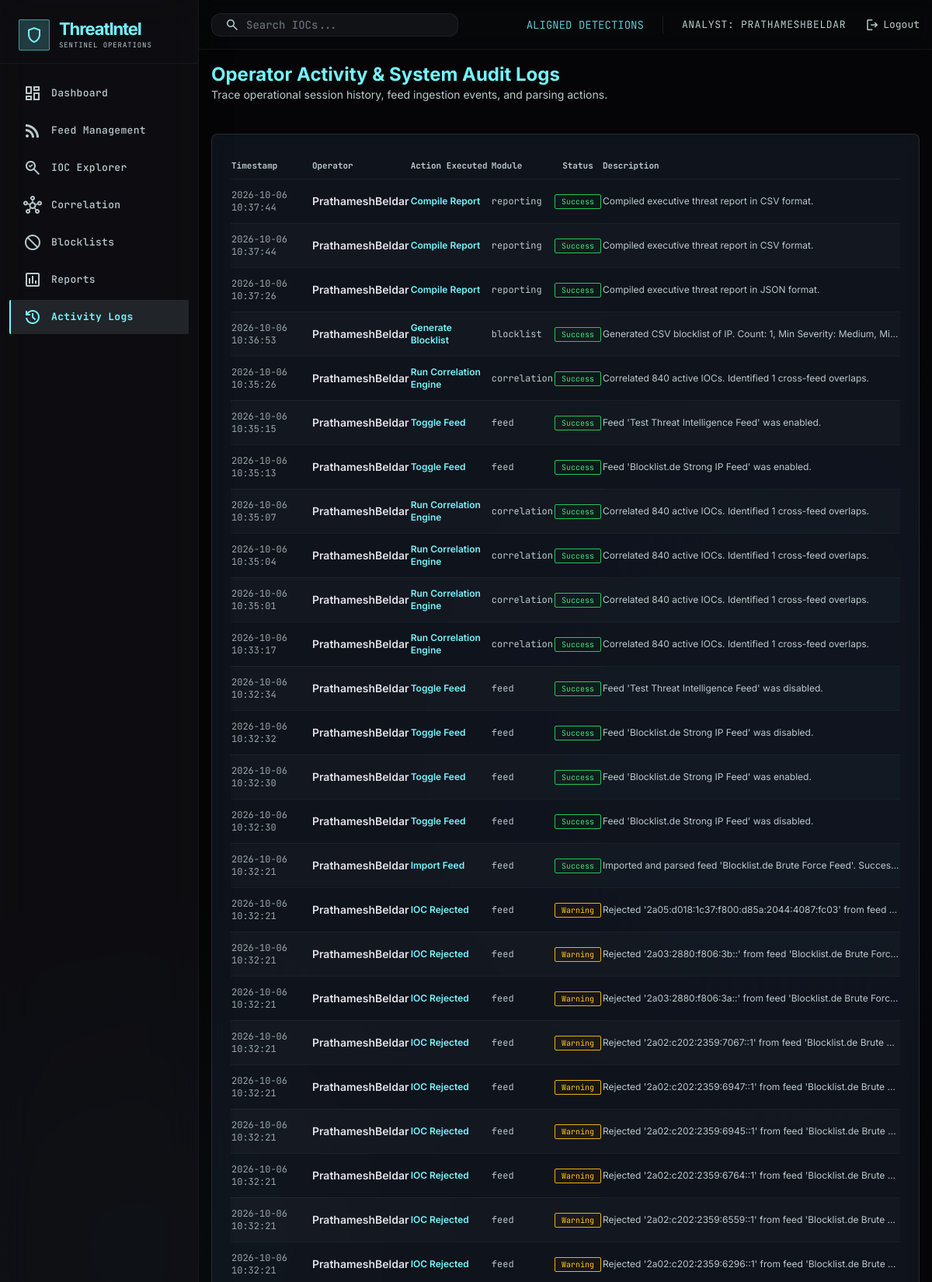
Page /logs/ (signed in, upper part) on the committed database.
### aggregator/models.py (models this page shows, shortened)
class ActivityLog(models.Model):
    STATUS_SUCCESS = "Success"
    STATUS_ERROR = "Error"
    STATUS_WARNING = "Warning"
    STATUS_INFO = "Info"
    STATUS_CHOICES = [
        (STATUS_SUCCESS, "Success"),
        (STATUS_ERROR, "Error"),
        (STATUS_WARNING, "Warning"),
        (STATUS_INFO, "Info"),
    ]
    user = models.ForeignKey(
        User,
        null=True,
        blank=True,
        on_delete=models.SET_NULL,
        related_name="activity_logs",
    )
    action = models.CharField(max_length=100)
    module = models.CharField(max_length=100)
    status = models.CharField(
        max_length=50,
        choices=STATUS_CHOICES,
    )
    description = models.TextField()
    timestamp = models.DateTimeField(
        auto_now_add=True,
        db_index=True,
    )
    class Meta:
        ordering = ["-timestamp"]

### aggregator/views.py (the view)
# urls.py: path('logs/', views.activity_logs_view, name='activity_logs'),
@login_required
def activity_logs_view(request):
    logs = ActivityLog.objects.select_related('user').order_by('-timestamp')
    paginator = Paginator(logs, 50)
    page_number = request.GET.get('page')
    page_obj = paginator.get_page(page_number)
    context = {
        'page_obj': page_obj,
        'page': 'activity_logs'
    }
    return render(request, 'aggregator/activity_logs.html', context)

### aggregator/templates/aggregator/activity_logs.html (shortened to what this page needs)
{% extends 'aggregator/base.html' %}
{% block content %}
<div class="mb-6">
    <h2 class="font-headline-lg text-2xl font-bold text-primary-fixed">Operator Activity & System Audit Logs</h2>
    <p class="text-sm text-on-surface-variant">Trace operational session history, feed ingestion events, and parsing actions.</p>
</div>
<div class="glass-panel p-6 rounded-xl overflow-x-auto mb-6">
    <table class="w-full text-left border-collapse">
        <thead>
            <tr class="font-label-caps text-[11px] text-on-surface-variant border-b border-outline-variant/30 pb-2">
                <th class="py-2">Timestamp</th>
                <th class="py-2">Operator</th>
                <th class="py-2">Action Executed</th>
                <th class="py-2">Module</th>
                <th class="py-2 text-center">Status</th>
                <th class="py-2">Description</th>
            </tr>
        </thead>
        <tbody>
            {% for log in page_obj %}
            <tr class="data-table-row text-sm">
                <td class="py-3 font-data-mono text-xs text-on-surface-variant/80">{{ log.timestamp|date:"Y-m-d H:i:s" }}</td>
                <td class="py-3 font-semibold text-on-surface">
                    {{ log.user.username|default:"System" }}
                </td>
                <td class="py-3 font-semibold text-primary-fixed text-xs">{{ log.action }}</td>
                <td class="py-3 font-data-mono text-xs text-on-surface-variant">{{ log.module }}</td>
                <td class="py-3 text-center">
                    <span class="px-2 py-0.5 rounded text-[10px] font-label-caps border
                        {% if log.status == 'Success' %}
                            border-green-500 text-green-400 bg-green-950/20
                        {% elif log.status == 'Warning' or log.status == 'Rejected' %}
                            border-yellow-500 text-yellow-400 bg-yellow-950/20
                        {% else %}
                            border-error text-error bg-error-container/20
                        {% endif %}">
                        {{ log.status }}
                    </span>
                </td>
                <td class="py-3 text-xs text-on-surface-variant max-w-sm truncate" title="{{ log.description }}">
                    {{ log.description }}
                </td>
            </tr>
            {% empty %}
            <tr>
                <td colspan="6" class="py-8 text-center text-on-surface-variant text-sm font-label-caps">No audit logs registered.</td>
            </tr>
            {% endfor %}
        </tbody>
    </table>
</div>
{% endblock %}

### aggregator/templates/aggregator/base.html (shortened to what this page needs)
<!DOCTYPE html>
<html class="dark" lang="en">
<head>
    <script src="https://cdn.tailwindcss.com?plugins=forms,container-queries"></script>
    <script id="tailwind-config">
        tailwind.config = {
            darkMode: "class",
            theme: {
                extend: {
                    "colors": {
                        "secondary-fixed-dim": "#adc6ff",
                        "primary-fixed": "#74f5ff",
                        "surface-container-lowest": "#0d0e13",
                        "on-surface": "#e3e1e9",
                        "outline-variant": "#3a494b",
                        "secondary": "#adc6ff",
                        "on-secondary-container": "#e6ecff",
                        "tertiary-fixed": "#e9ddff",
                        "secondary-fixed": "#d8e2ff",
                        "on-secondary-fixed": "#001a42",
                        "on-primary": "#00363a",
                        "on-error": "#690005",
                        "on-tertiary-fixed": "#23005c",
                        "on-secondary-fixed-variant": "#004395",
                        "tertiary-container": "#e2d4ff",
                        "on-secondary": "#002e6a",
                        "primary-container": "#00f2ff",
                        "on-primary-fixed-variant": "#004f54",
                        "on-tertiary-container": "#6f3cd8",
                        "surface": "#121318",
                        "error-container": "#93000a",
                        "inverse-primary": "#00696f",
                        "primary-fixed-dim": "#00dbe7",
                        "on-surface-variant": "#b9cacb",
                        "on-background": "#e3e1e9",
                        "on-tertiary": "#3c0091",
                        "error": "#ffb4ab",
                        "secondary-container": "#0566d9",
                        "on-primary-container": "#006a71",
                        "surface-bright": "#38393f",
                        "surface-container-highest": "#34343a",
                        "surface-variant": "#34343a",
                        "outline": "#849495",
                        "inverse-surface": "#e3e1e9",
                        "tertiary": "#fcf5ff",
                        "surface-dim": "#121318",
                        "tertiary-fixed-dim": "#d0bcff",
                        "surface-container": "#1e1f25",
                        "background": "#121318",
                        "surface-container-high": "#292a2f",
                        "on-primary-fixed": "#002022",
                        "on-tertiary-fixed-variant": "#5516be",
                        "surface-tint": "#00dbe7",
                        "on-error-container": "#ffdad6",
                        "inverse-on-surface": "#2f3036",
                        "surface-container-low": "#1a1b21",
                        "primary": "#e1fdff"
                    },
                    "borderRadius": {
                        "DEFAULT": "0.125rem",
                        "lg": "0.25rem",
                        "xl": "0.5rem",
                        "full": "0.75rem"
                    },
                    "spacing": {
                        "container-padding": "24px",
                        "unit": "4px",
                        "gutter": "16px",
                        "stack-sm": "8px",
                        "stack-md": "16px",
                        "stack-lg": "32px"
                    },
                    "fontFamily": {
                        "label-caps": ["JetBrains Mono"],
                        "data-mono": ["JetBrains Mono"],
                        "display-lg": ["Inter"],
                        "body-md": ["Inter"],
                        "headline-lg": ["Inter"],
                        "body-sm": ["Inter"],
                        "headline-md": ["Inter"],
                        "body-lg": ["Inter"]
                    },
                    "fontSize": {
                        "label-caps": ["12px", { "lineHeight": "16px", "letterSpacing": "0.05em", "fontWeight": "700" }],
                        "data-mono": ["14px", { "lineHeight": "20px", "fontWeight": "500" }],
                        "display-lg": ["48px", { "lineHeight": "56px", "letterSpacing": "-0.02em", "fontWeight": "700" }],
                        "body-md": ["16px", { "lineHeight": "24px", "fontWeight": "400" }],
                        "headline-lg": ["32px", { "lineHeight": "40px", "letterSpacing": "-0.01em", "fontWeight": "600" }],
                        "body-sm": ["14px", { "lineHeight": "20px", "fontWeight": "400" }],
                        "headline-md": ["24px", { "lineHeight": "32px", "fontWeight": "600" }],
                        "body-lg": ["18px", { "lineHeight": "28px", "fontWeight": "400" }]
                    }
                },
            },
        }
    </script>
</head>
<body class="text-on-surface font-body-md overflow-x-hidden pt-16 md:pl-64">
    <nav class="fixed top-0 right-0 left-0 md:left-64 flex justify-between items-center px-gutter h-16 z-40 bg-surface-container-lowest/30 backdrop-blur-md border-b border-outline-variant/20">
        <div class="flex items-center gap-4">
            <form action="{% url 'ioc_explorer' %}" method="GET" class="relative hidden sm:flex items-center bg-surface-container/50 rounded-full px-4 py-1 border border-outline-variant/30 focus-within:border-primary-fixed focus-within:shadow-[0_0_8px_rgba(116,245,255,0.2)] transition-all">
                <span class="material-symbols-outlined text-on-surface-variant text-[20px] mr-2">search</span>
                <input class="bg-transparent border-none text-data-mono font-data-mono text-on-surface focus:ring-0 placeholder:text-on-surface-variant/50 w-64 p-0" name="q" value="{{ query|default:'' }}" placeholder="Search IOCs..." type="text"/>
            </form>
        </div>
        <div class="flex items-center gap-6">
            <div class="flex items-center gap-4 text-on-surface-variant">
                <span class="text-sm font-label-caps text-primary-fixed/80">ALIGNED DETECTIONS</span>
            </div>
            <span class="font-label-caps text-[13px] text-on-surface-variant uppercase tracking-wider hidden md:inline">Analyst: {{ request.user.username }}</span>
<form
    action="{% url 'logout' %}"
    method="POST"
    class="inline"
>
    <button
        type="submit"
        class="flex items-center gap-1 text-on-surface-variant hover:text-error transition-colors"
        title="Logout"
    >
        <span class="material-symbols-outlined text-[20px]">
        </span>
        <span class="text-[13px] font-label-caps hidden sm:inline">
            Logout
        </span>
    </button>
</form>
        </div>
    </nav>
    <aside class="fixed left-0 top-0 h-full flex flex-col z-50 bg-surface-container-low/40 backdrop-blur-xl docked h-screen w-64 border-r border-outline-variant/20 shadow-2xl transition-all duration-300 ease-in-out hidden md:flex">
        <div class="p-6 pb-4 border-b border-outline-variant/20">
            <div class="flex items-center gap-3">
                <div class="h-10 w-10 rounded bg-primary-fixed/20 border border-primary-fixed/50 flex items-center justify-center">
                    <span class="material-symbols-outlined text-primary-fixed">shield</span>
                </div>
                <div>
                    <h1 class="font-display-lg text-[22px] font-bold text-primary-fixed tracking-tighter leading-tight">ThreatIntel</h1>
                    <p class="font-label-caps text-[9px] text-on-surface-variant uppercase tracking-widest">Sentinel Operations</p>
                </div>
            </div>
        </div>
        <div class="flex-1 overflow-y-auto py-4 flex flex-col gap-1 px-3">
            <a class="flex items-center gap-3 px-4 py-2.5 rounded text-on-surface-variant font-medium hover:bg-surface-container-highest/50 hover:text-primary-fixed transition-colors border-l-2 border-transparent {% if page == 'dashboard' %}side-nav-active{% endif %}" href="{% url 'dashboard' %}">
                <span class="material-symbols-outlined">dashboard</span>
                <span class="font-label-caps text-[13px] tracking-wide">Dashboard</span>
            </a>
            <a class="flex items-center gap-3 px-4 py-2.5 rounded text-on-surface-variant font-medium hover:bg-surface-container-highest/50 hover:text-primary-fixed transition-colors border-l-2 border-transparent {% if page == 'feed_management' %}side-nav-active{% endif %}" href="{% url 'feed_management' %}">
                <span class="material-symbols-outlined">rss_feed</span>
                <span class="font-label-caps text-[13px] tracking-wide">Feed Management</span>
            </a>
            <a class="flex items-center gap-3 px-4 py-2.5 rounded text-on-surface-variant font-medium hover:bg-surface-container-highest/50 hover:text-primary-fixed transition-colors border-l-2 border-transparent {% if page == 'ioc_explorer' %}side-nav-active{% endif %}" href="{% url 'ioc_explorer' %}">
                <span class="material-symbols-outlined">search_check</span>
                <span class="font-label-caps text-[13px] tracking-wide">IOC Explorer</span>
            </a>
            <a class="flex items-center gap-3 px-4 py-2.5 rounded text-on-surface-variant font-medium hover:bg-surface-container-highest/50 hover:text-primary-fixed transition-colors border-l-2 border-transparent {% if page == 'correlation' %}side-nav-active{% endif %}" href="{% url 'correlation' %}">
                <span class="material-symbols-outlined">hub</span>
                <span class="font-label-caps text-[13px] tracking-wide">Correlation</span>
            </a>
            <a class="flex items-center gap-3 px-4 py-2.5 rounded text-on-surface-variant font-medium hover:bg-surface-container-highest/50 hover:text-primary-fixed transition-colors border-l-2 border-transparent {% if page == 'blocklists' %}side-nav-active{% endif %}" href="{% url 'blocklists' %}">
                <span class="material-symbols-outlined">block</span>
                <span class="font-label-caps text-[13px] tracking-wide">Blocklists</span>
            </a>
            <a class="flex items-center gap-3 px-4 py-2.5 rounded text-on-surface-variant font-medium hover:bg-surface-container-highest/50 hover:text-primary-fixed transition-colors border-l-2 border-transparent {% if page == 'reports' %}side-nav-active{% endif %}" href="{% url 'reports' %}">
                <span class="material-symbols-outlined">assessment</span>
                <span class="font-label-caps text-[13px] tracking-wide">Reports</span>
            </a>
            <a class="flex items-center gap-3 px-4 py-2.5 rounded text-on-surface-variant font-medium hover:bg-surface-container-highest/50 hover:text-primary-fixed transition-colors border-l-2 border-transparent {% if page == 'activity_logs' %}side-nav-active{% endif %}" href="{% url 'activity_logs' %}">
                <span class="material-symbols-outlined">history</span>
                <span class="font-label-caps text-[13px] tracking-wide">Activity Logs</span>
            </a>
        </div>
    </aside>
    <main class="p-gutter min-h-[calc(100vh-4rem)] flex flex-col gap-stack-md">
        {% block content %}{% endblock %}
    </main>
</body>
</html>

### aggregator/templates/aggregator/base.html (style rules this page uses)
body { background-color: #050507; background-image: radial-gradient(circle at 15% 50%, rgba(116, 245, 255, 0.03), transparent 25%), radial-gradient(circle at 85% 30%, rgba(5, 102, 217, 0.03), transparent 25%); background-attachment: fixed; }
.glass-panel { background: rgba(30, 41, 59, 0.4); backdrop-filter: blur(12px); -webkit-backdrop-filter: blur(12px); border: 1px solid rgba(255, 255, 255, 0.1); }
.data-table-row { border-bottom: 1px solid rgba(255, 255, 255, 0.05); }
.data-table-row:nth-child(even) { background-color: rgba(255, 255, 255, 0.02); }
.side-nav-active { color: #74f5ff !important; font-weight: 700 !important; border-left-width: 2px !important; border-left-color: #74f5ff !important; background-color: rgba(225, 253, 255, 0.1) !important; }

### rows in the picture
ActivityLog: timestamp "2026-10-06 10:37:44", user.username "PrathameshBeldar", action "Compile Report", module "reporting", status "Success", description "Compiled executive threat report in CSV format."
ActivityLog: timestamp "2026-10-06 10:37:44", user.username "PrathameshBeldar", action "Compile Report", module "reporting", status "Success", description "Compiled executive threat report in CSV format."
ActivityLog: timestamp "2026-10-06 10:37:26", user.username "PrathameshBeldar", action "Compile Report", module "reporting", status "Success", description "Compiled executive threat report in JSON format."
ActivityLog: timestamp "2026-10-06 10:36:53", user.username "PrathameshBeldar", action "Generate Blocklist", module "blocklist", status "Success", description "Generated CSV blocklist of IP. Count: 1, Min Severity: Medium, Mi…"
ActivityLog: timestamp "2026-10-06 10:35:26", user.username "PrathameshBeldar", action "Run Correlation Engine", module "correlation", status "Success", description "Correlated 840 active IOCs. Identified 1 cross-feed overlaps."
ActivityLog: timestamp "2026-10-06 10:35:15", user.username "PrathameshBeldar", action "Toggle Feed", module "feed", status "Success", description "Feed 'Test Threat Intelligence Feed' was enabled."
ActivityLog: timestamp "2026-10-06 10:35:13", user.username "PrathameshBeldar", action "Toggle Feed", module "feed", status "Success", description "Feed 'Blocklist.de Strong IP Feed' was enabled."
ActivityLog: timestamp "2026-10-06 10:35:07", user.username "PrathameshBeldar", action "Run Correlation Engine", module "correlation", status "Success", description "Correlated 840 active IOCs. Identified 1 cross-feed overlaps."
ActivityLog: timestamp "2026-10-06 10:35:04", user.username "PrathameshBeldar", action "Run Correlation Engine", module "correlation", status "Success", description "Correlated 840 active IOCs. Identified 1 cross-feed overlaps."
ActivityLog: timestamp "2026-10-06 10:35:01", user.username "PrathameshBeldar", action "Run Correlation Engine", module "correlation", status "Success", description "Correlated 840 active IOCs. Identified 1 cross-feed overlaps."
ActivityLog: timestamp "2026-10-06 10:33:17", user.username "PrathameshBeldar", action "Run Correlation Engine", module "correlation", status "Success", description "Correlated 840 active IOCs. Identified 1 cross-feed overlaps."
ActivityLog: timestamp "2026-10-06 10:32:34", user.username "PrathameshBeldar", action "Toggle Feed", module "feed", status "Success", description "Feed 'Test Threat Intelligence Feed' was disabled."
ActivityLog: timestamp "2026-10-06 10:32:32", user.username "PrathameshBeldar", action "Toggle Feed", module "feed", status "Success", description "Feed 'Blocklist.de Strong IP Feed' was disabled."
ActivityLog: timestamp "2026-10-06 10:32:30", user.username "PrathameshBeldar", action "Toggle Feed", module "feed", status "Success", description "Feed 'Blocklist.de Strong IP Feed' was enabled."
ActivityLog: timestamp "2026-10-06 10:32:30", user.username "PrathameshBeldar", action "Toggle Feed", module "feed", status "Success", description "Feed 'Blocklist.de Strong IP Feed' was disabled."
ActivityLog: timestamp "2026-10-06 10:32:21", user.username "PrathameshBeldar", action "Import Feed", module "feed", status "Success", description "Imported and parsed feed 'Blocklist.de Brute Force Feed'. Succes…"
ActivityLog: timestamp "2026-10-06 10:32:21", user.username "PrathameshBeldar", action "IOC Rejected", module "feed", status "Warning", description "Rejected '2a05:d018:1c37:f800:d85a:2044:4087:fc03' from feed…"
ActivityLog: timestamp "2026-10-06 10:32:21", user.username "PrathameshBeldar", action "IOC Rejected", module "feed", status "Warning", description "Rejected '2a03:2880:f806:3b::' from feed 'Blocklist.de Brute Forc…"
ActivityLog: timestamp "2026-10-06 10:32:21", user.username "PrathameshBeldar", action "IOC Rejected", module "feed", status "Warning", description "Rejected '2a03:2880:f806:3a::' from feed 'Blocklist.de Brute Forc…"
ActivityLog: timestamp "2026-10-06 10:32:21", user.username "PrathameshBeldar", action "IOC Rejected", module "feed", status "Warning", description "Rejected '2a02:c202:2359:7067::1' from feed 'Blocklist.de Brute…"
ActivityLog: timestamp "2026-10-06 10:32:21", user.username "PrathameshBeldar", action "IOC Rejected", module "feed", status "Warning", description "Rejected '2a02:c202:2359:6947::1' from feed 'Blocklist.de Brute…"
ActivityLog: timestamp "2026-10-06 10:32:21", user.username "PrathameshBeldar", action "IOC Rejected", module "feed", status "Warning", description "Rejected '2a02:c202:2359:6945::1' from feed 'Blocklist.de Brute…"
ActivityLog: timestamp "2026-10-06 10:32:21", user.username "PrathameshBeldar", action "IOC Rejected", module "feed", status "Warning", description "Rejected '2a02:c202:2359:6764::1' from feed 'Blocklist.de Brute…"
ActivityLog: timestamp "2026-10-06 10:32:21", user.username "PrathameshBeldar", action "IOC Rejected", module "feed", status "Warning", description "Rejected '2a02:c202:2359:6559::1' from feed 'Blocklist.de Brute…"
ActivityLog: timestamp "2026-10-06 10:32:21", user.username "PrathameshBeldar", action "IOC Rejected", module "feed", status "Warning", description "Rejected '2a02:c202:2359:6296::1' from feed 'Blocklist.de Brute…"

### other values in the picture
{{ request.user.username }} "PRATHAMESHBELDAR"
